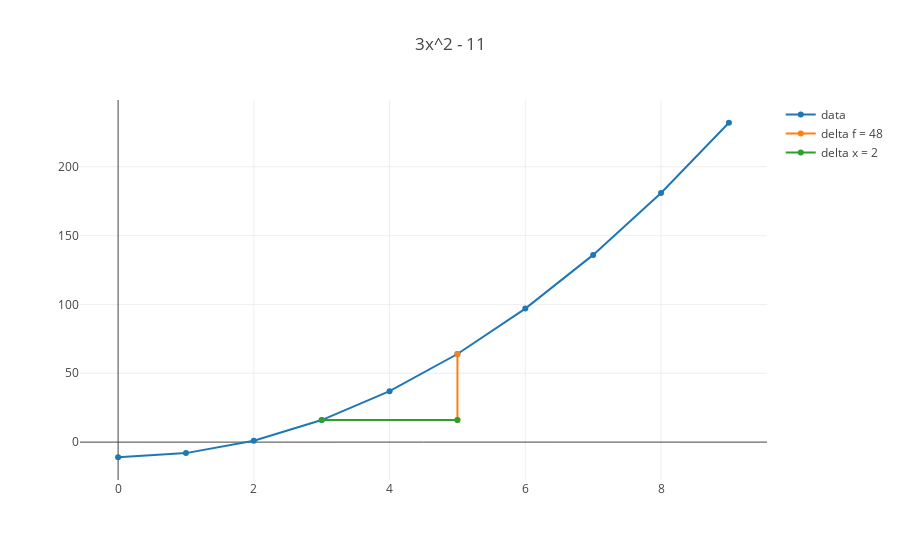

Notebook source saved alongside this figure:
### Code cell
from graph import plot, trace_values

x_values = list(range(0, 10, 1))
y_values = list(map(lambda x: output_at(three_x_squared_minus_eleven, x),x_values))

three_x_squared_minus_eleven_trace  = trace_values(x_values, y_values, mode = 'line')
plot([three_x_squared_minus_eleven_trace, trace_delta_f, trace_delta_x], {'title': '3x^2 - 11'})

### Figure 1 — Plotly figure (JSON) as saved in the notebook; plotly's stock layout.template omitted (floating-point values rounded to 4 significant figures)
{"data": [{"mode": "line", "name": "data", "text": [], "x": [0, 1, 2, 3, 4, 5, 6, 7, 8, 9], "y": [-11, -8, 1, 16, 37, 64, 97, 136, 181, 232]}, {"mode": "line", "name": "delta f = 48", "text": [], "x": [5, 5], "y": [16, 64]}, {"mode": "line", "name": "delta x = 2", "text": [], "x": [3, 5], "y": [16, 16]}], "layout": {"title": "3x^2 - 11"}}
